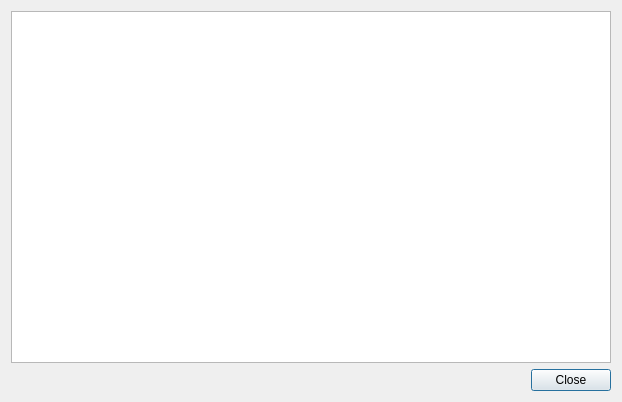
<?xml version="1.0" encoding="UTF-8"?>
<ui version="4.0">
 <class>LogDialog</class>
 <widget class="QDialog" name="LogDialog">
  <property name="geometry">
   <rect>
    <x>0</x>
    <y>0</y>
    <width>622</width>
    <height>402</height>
   </rect>
  </property>
  <property name="windowTitle">
   <string>Progress...</string>
  </property>
  <layout class="QVBoxLayout" name="verticalLayout">
   <item>
    <widget class="QPlainTextEdit" name="messages">
     <property name="readOnly">
      <bool>true</bool>
     </property>
    </widget>
   </item>
   <item>
    <widget class="QDialogButtonBox" name="buttonBox">
     <property name="orientation">
      <enum>Qt::Horizontal</enum>
     </property>
     <property name="standardButtons">
      <set>QDialogButtonBox::Close</set>
     </property>
    </widget>
   </item>
  </layout>
 </widget>
 <resources/>
 <connections>
  <connection>
   <sender>buttonBox</sender>
   <signal>accepted()</signal>
   <receiver>LogDialog</receiver>
   <slot>accept()</slot>
   <hints>
    <hint type="sourcelabel">
     <x>248</x>
     <y>254</y>
    </hint>
    <hint type="destinationlabel">
     <x>157</x>
     <y>274</y>
    </hint>
   </hints>
  </connection>
  <connection>
   <sender>buttonBox</sender>
   <signal>rejected()</signal>
   <receiver>LogDialog</receiver>
   <slot>reject()</slot>
   <hints>
    <hint type="sourcelabel">
     <x>316</x>
     <y>260</y>
    </hint>
    <hint type="destinationlabel">
     <x>286</x>
     <y>274</y>
    </hint>
   </hints>
  </connection>
 </connections>
</ui>
